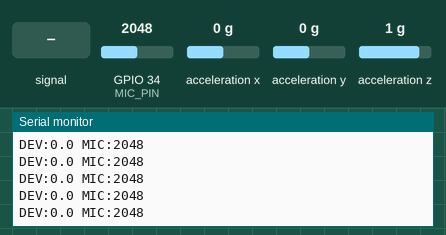
This sketch was run on a simulated ESP32. Shown: the last lines printed to the serial monitor. Wiring (inferred from the names in the program): MPU-9250 motion sensor at I2C address 0x68. Inputs (shaded band) come from the test bench; at power-on: acceleration x 0 g, GPIO 34 (MIC_PIN) = 2048, acceleration y 0 g, acceleration z 1 g.

Above: at 2.3 s.
2.4 s: acceleration x set to -1.4 g
At 2.47 s:
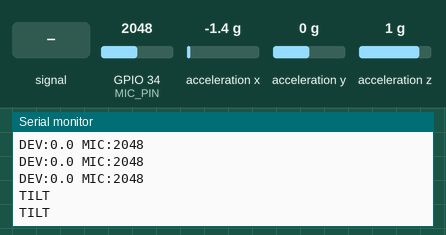
4.0 s: GPIO 34 (MIC_PIN) fed a 200 Hz sine of ±327 counts around its level
5.5 s: GPIO 34 (MIC_PIN) set to 2866
At 5.54 s:
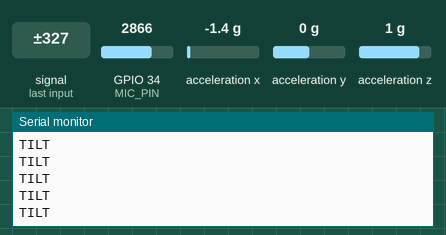
7.0 s: acceleration y set to -1.4 g
At 7.12 s:
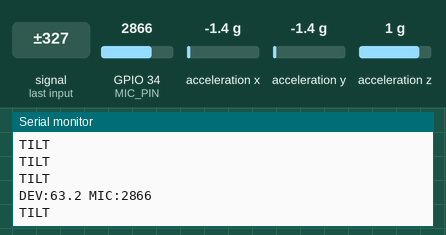
8.5 s: GPIO 34 (MIC_PIN) fed a 1000 Hz sine of ±1023 counts around its level
10.0 s: acceleration z set to -1.4 g
At 10.19 s:
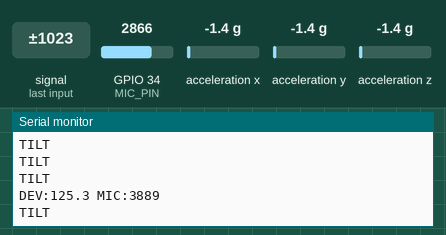
Timing chart, 0 to 12.5 s (numbered marks = the images above; inputs shaded):
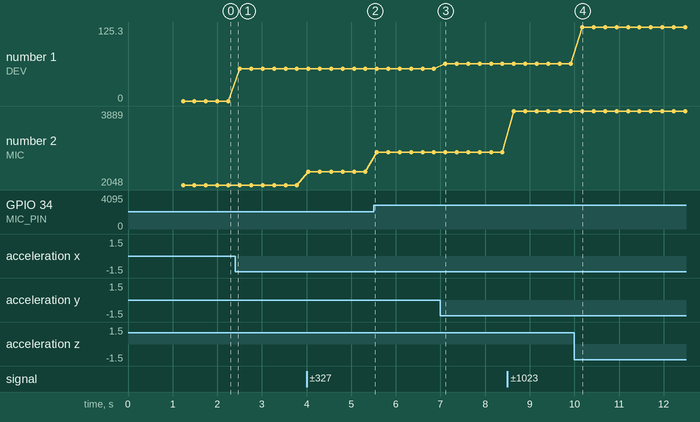

Measured:
- after the input at 2.4 s, the serial monitor: prints a new line at once (image 1)
- after the input at 7.0 s, the serial monitor: prints a new line after 0.11 s (image 3)
- after the input at 10.0 s, the serial monitor: prints a new line after 0.18 s (image 4)
- plotted number 1: 0 → 54.5 after the input at 2.4 s, 54.5 → 63.2 after the input at 7.0 s, 63.2 → 125.3 after the input at 10.0 s
- plotted number 2: 2048 → 2375 after the input at 4.0 s, 2375 → 2866 after the input at 5.5 s, 2866 → 3889 after the input at 8.5 s

The sketch:

scream_trigger.ino
```cpp
#include <Wire.h>

// ── Pin / bus config ─────────────────────────────────────────────────────────
const int MIC_PIN  = 34;
const int SDA_PIN  = 21;
const int SCL_PIN  = 22;
const int MPU_ADDR = 0x68;

// ── Tuning constants ─────────────────────────────────────────────────────────
const int   SAMPLE_WINDOW_MS = 50;
const float TILT_THRESHOLD   = 20.0f;  // degrees from baseline
const int   BASELINE_SAMPLES = 100;

// ── Globals ───────────────────────────────────────────────────────────────────
float baseAx = 0, baseAy = 0, baseAz = 0;
unsigned long lastPrintMs = 0;
const int PRINT_INTERVAL_MS = 250;  // 4 Hz

// ── MPU-9250 helpers ──────────────────────────────────────────────────────────
void mpuWrite(uint8_t reg, uint8_t val) {
  Wire.beginTransmission(MPU_ADDR);
  Wire.write(reg);
  Wire.write(val);
  Wire.endTransmission();
}

bool mpuReadAccel(float &ax, float &ay, float &az) {
  Wire.beginTransmission(MPU_ADDR);
  Wire.write(0x3B);  // ACCEL_XOUT_H
  if (Wire.endTransmission(false) != 0) return false;
  Wire.requestFrom(MPU_ADDR, 6);
  if (Wire.available() < 6) return false;
  int16_t rawX = (Wire.read() << 8) | Wire.read();
  int16_t rawY = (Wire.read() << 8) | Wire.read();
  int16_t rawZ = (Wire.read() << 8) | Wire.read();
  // ±2g range → 16384 LSB/g
  ax = rawX / 16384.0f;
  ay = rawY / 16384.0f;
  az = rawZ / 16384.0f;
  return true;
}

// Angle between two unit vectors via dot product, clamped for acos safety
float angleBetween(float ax, float ay, float az,
                   float bx, float by, float bz) {
  float dot = ax*bx + ay*by + az*bz;
  float magA = sqrtf(ax*ax + ay*ay + az*az);
  float magB = sqrtf(bx*bx + by*by + bz*bz);
  if (magA < 0.001f || magB < 0.001f) return 0.0f;
  float cosAngle = dot / (magA * magB);
  cosAngle = constrain(cosAngle, -1.0f, 1.0f);
  return degrees(acosf(cosAngle));
}

// ── Setup ─────────────────────────────────────────────────────────────────────
void setup() {
  Serial.begin(115200);
  delay(500);

  Wire.begin(SDA_PIN, SCL_PIN);
  mpuWrite(0x6B, 0x00);  // PWR_MGMT_1: wake up, use internal clock
  delay(100);

  // Verify WHO_AM_I
  Wire.beginTransmission(MPU_ADDR);
  Wire.write(0x75);
  Wire.endTransmission(false);
  Wire.requestFrom(MPU_ADDR, 1);
  uint8_t whoami = Wire.available() ? Wire.read() : 0;
  if (whoami != 0x71 && whoami != 0x73 && whoami != 0x70) {
    Serial.print("IMU_ERROR:0x");
    Serial.println(whoami, HEX);
    while (true) delay(1000);
  }

  // Sample baseline gravity vector
  float sumX = 0, sumY = 0, sumZ = 0;
  int n = 0;
  while (n < BASELINE_SAMPLES) {
    float ax, ay, az;
    if (mpuReadAccel(ax, ay, az)) {
      sumX += ax; sumY += ay; sumZ += az;
      n++;
    }
    delay(5);
  }
  baseAx = sumX / n;
  baseAy = sumY / n;
  baseAz = sumZ / n;

  Serial.println("READY");
}

// ── Loop ──────────────────────────────────────────────────────────────────────
void loop() {
  // ── IMU ───────────────────────────────────────────────────────────────────
  float ax, ay, az;
  if (mpuReadAccel(ax, ay, az)) {
    float deviation = angleBetween(ax, ay, az, baseAx, baseAy, baseAz);

    if (deviation >= TILT_THRESHOLD) {
      Serial.println("TILT");
    }
  }

  // ── Mic ───────────────────────────────────────────────────────────────────
  int peak = 0;
  unsigned long start = millis();
  while (millis() - start < SAMPLE_WINDOW_MS) {
    int v = analogRead(MIC_PIN);
    if (v > peak) peak = v;
  }

  // ── Throttled debug print at 4 Hz ────────────────────────────────────────
  unsigned long now = millis();
  if (now - lastPrintMs >= PRINT_INTERVAL_MS) {
    lastPrintMs = now;
    float ax2, ay2, az2;
    if (mpuReadAccel(ax2, ay2, az2)) {
      float dev = angleBetween(ax2, ay2, az2, baseAx, baseAy, baseAz);
      Serial.print("DEV:");
      Serial.print(dev, 1);
      Serial.print(" MIC:");
      Serial.println(peak);
    }
  }
}
```
